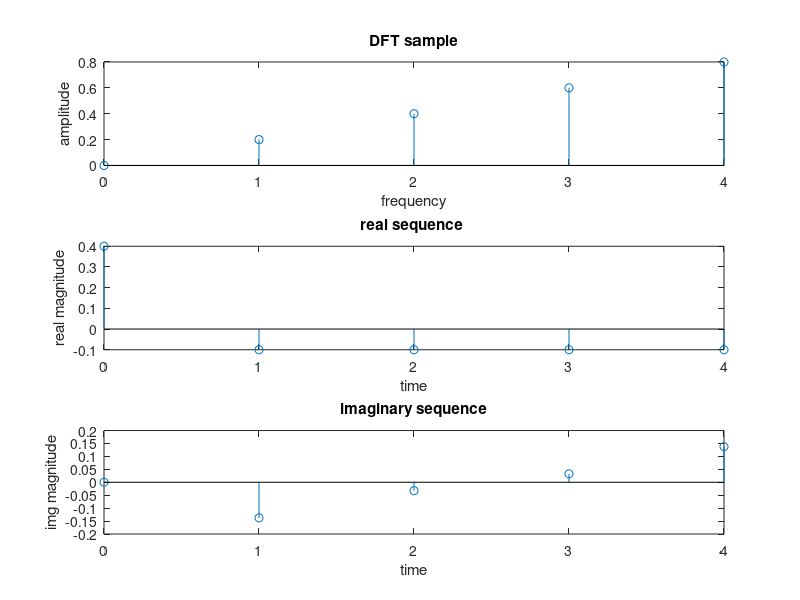

This chart was generated by the following MATLAB code:
clc;
clear all;
close all;

P = input('length of DFT')
Q = input('length of IDFT')

p=1:P
UK = (p-1)/P

uk = ifft(UK,Q);

subplot(311);
stem(p-1,UK);
xlabel("frequency");
ylabel("amplitude");
title("DFT sample");

x =0:1:Q-1;

subplot(312);
stem(x,real(uk));
xlabel("time");
ylabel("real magnitude");
title("real sequence ");


subplot(313);
stem(x,imag(uk));
xlabel("time");
ylabel("img magnitude");
title("imaginary sequence");